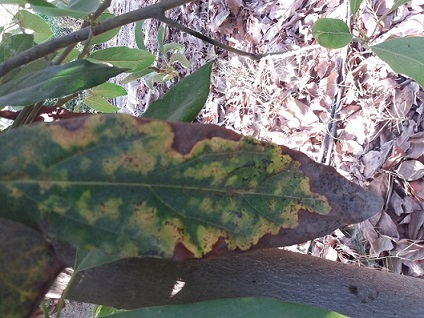
#> input picture region_growing/GraphCut-master/resource/avocado3.jpg, 424 x 318 px, found by its file name
$ python grabcut_example.py
#> lines starting #> are read from the running program, lines starting #| are printed output that depends on the picture; after the words box and inside, x2 and y2 are one past the last pixel; in counts of white or black regions, pixels touching at a corner belong together
import numpy as np
import cv2 as cv
from matplotlib import pyplot as plt


img = cv.imread('E:\\webpage\\image_segmentation\\region_growing\\GraphCut-master\\resource\\avocado3.jpg')
#> img is the input picture: shape (318, 424, 3); mean B, G, R 112.9, 115.3, 116.1
mask = np.zeros(img.shape[:2], np.uint8)
#plt.figure(), plt.imshow(img), plt.colorbar(), plt.show()
#plt.figure(), plt.imshow(mask), plt.colorbar(), plt.show()

#
rect = (1, 100, 390, 180)
color = (255, 0, 0) # Blue color in BGR
thickness = 2
img_rect = cv.rectangle(img, rect, color, thickness)
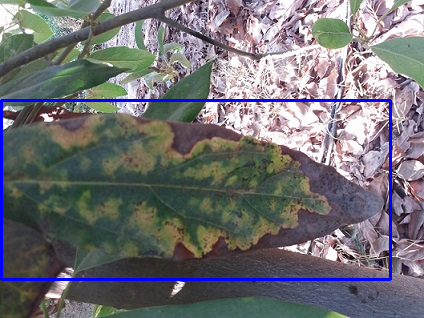
#> img_rect: shape (318, 424, 3); mean B, G, R 116.5, 112.5, 113.3
plt.figure(), plt.imshow(img_rect), plt.show()


mask = np.zeros(img.shape[:2], np.uint8)
bgdModel = np.zeros((1, 65), np.float64)
fgdModel = np.zeros((1, 65), np.float64)
cv.grabCut(img, mask, rect, bgdModel, fgdModel, 10, cv.GC_INIT_WITH_RECT)
mask2 = np.where((mask == 2) | (mask == 0), 0, 1).astype('uint8')
img = img*mask2[:, :, np.newaxis]
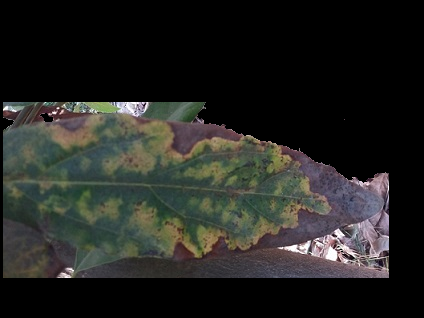
#> img: shape (318, 424, 3); mean B, G, R 33.8, 37.1, 36.4
plt.figure(), plt.imshow(img), plt.show()


# newmask is the mask image I manually labelled
path = "E:\\webpage\\image_segmentation\\region_growing\\GraphCut-master\\resource\\"
newmask = cv.imread(path+'avocado3_mask2.png',0)
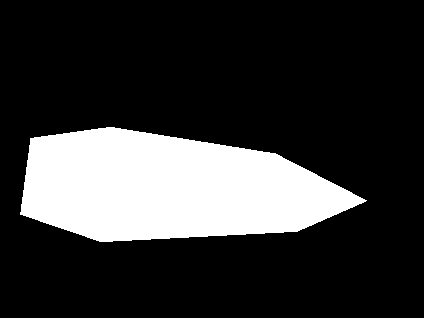
#> input picture region_growing/GraphCut-master/resource/avocado3_mask2.png, 424 x 318 px, found by its file name
#> newmask: shape (318, 424); 21% white; 1 white region, box (x1, y1, x2, y2) and area: (20, 127, 367, 242) 28338
# wherever it is marked white (sure foreground), change mask=1
# wherever it is marked black (sure background), change mask=0
mask = np.zeros(img.shape[:2], np.uint8)
mask[newmask == 0] = 0
mask[newmask == 255] = 1
bgdModel = np.zeros((1, 65), np.float64)
fgdModel = np.zeros((1, 65), np.float64)

mask, bgdModel, fgdModel = cv.grabCut(img, mask, None, bgdModel, fgdModel,1, cv.GC_INIT_WITH_MASK)
mask = np.where((mask == 2) | (mask == 0), 0, 1).astype('uint8')
img = img*mask[:, :, np.newaxis]
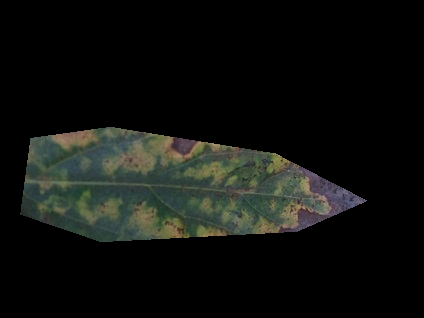
#> img: shape (318, 424, 3); mean B, G, R 14.9, 17.8, 16
plt.imshow(img), plt.colorbar(), plt.show()
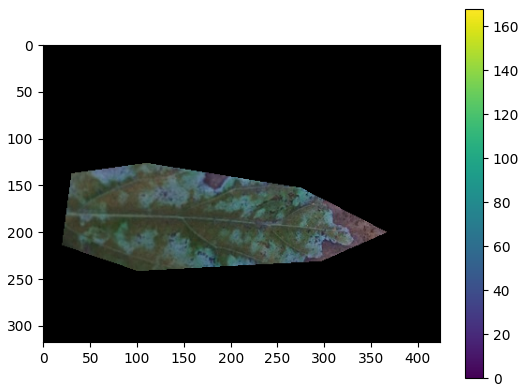
#> figure drawn by matplotlib, 2 panels; B, G, R data is drawn as R, G, B
